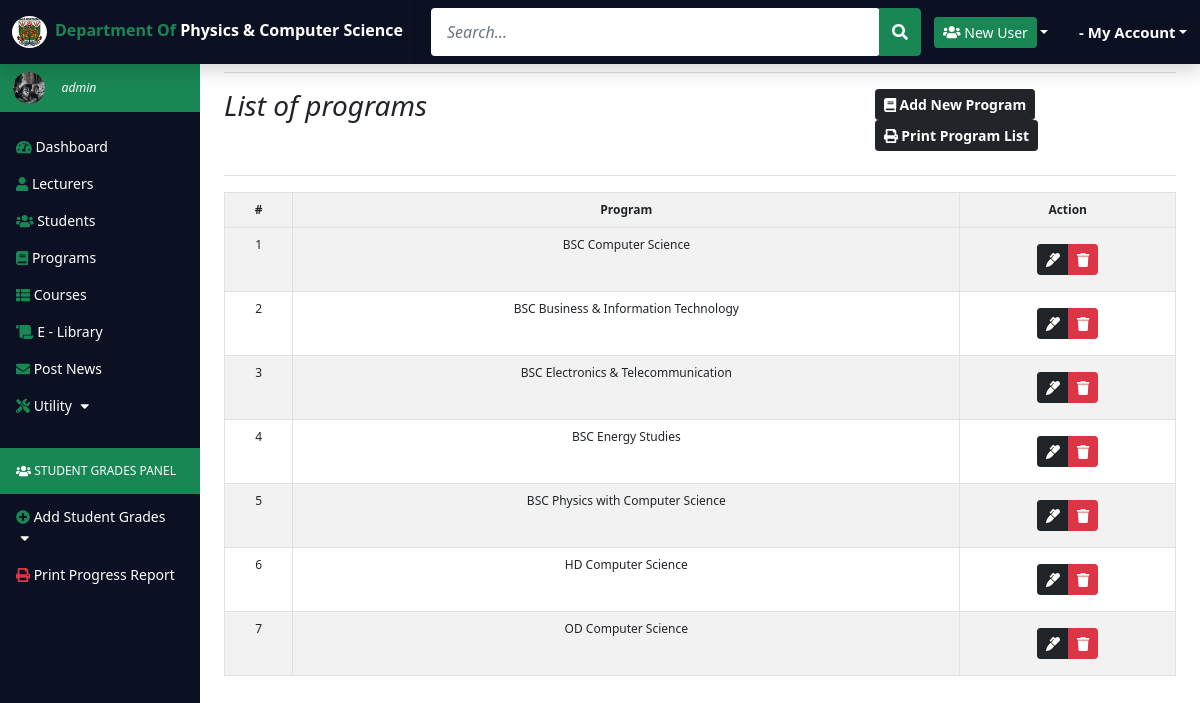
/admin/admin-add-program.php, run on the app's committed database.
### tables this page shows
CREATE TABLE IF NOT EXISTS `tblprograms` (
  `prog_ID` int(11) NOT NULL AUTO_INCREMENT,
  `program_Name` varchar(50) DEFAULT NULL,
  PRIMARY KEY (`prog_ID`)
);

### admin/admin-add-program.php (the view, shortened to what this page needs)
<?php
      require 'admin-dashboard-header.php';
      include 'admin-dashboard-sidebar.php';
?>
    <main class="col-md-9 ms-sm-auto col-lg-10 px-md-4 mt-5">
      <div class="row">
    <div class="col-md-8">
    <h3 class="page-header fst-italic">List of programs </h3>
</div>
<div class="col-md-4">
   <button class="btn btn-dark btn-sm fw-bold" data-bs-toggle="modal" data-bs-target="#Modal1"><i class="fas fa-book"></i> Add New Program</button>
   <button class="btn btn-dark btn-sm fw-bold" data-bs-toggle="modal" data-bs-target="#Modal1"><i class="fas fa-print"></i> Print Program List</button>
</div>
</div>
<div class="d-flex  flex-wrap flex-md-nowrap align-items-center pt-3 pb-2 mb-3 border-bottom">
      </div>
<div class="row">
<div class="col-md-12">
<table class="table table-striped table-bordered table-hover table-responsive" style="font-size:12px" cellspacing="0">
<tr class="text-center">
            <th scope="col">#</th>
            <th scope="col">Program</th>
            <th scope="col">Action</th>
          </tr>
          <tbody class="text-center">
          <tr>
  <?php
  include '../includes/connection.php';
      $sql = "SELECT * FROM `tblprograms`";
      $result = mysqli_query($conn, $sql);
          if(!empty($result) && mysqli_num_rows($result) > 0) {
        while ($row = mysqli_fetch_assoc($result)){ ?>
            <td><?php echo $row['prog_ID'];?></td>
            <td><?php echo $row['program_Name'];?></td>
            <td>
            <div class="btn-group py-2">
<a class="text-white mr-2 text-decoration-none btn btn-dark btn-sm editbtn" data-bs-toggle="modal" data-bs-target="#Modal2" title="Edit"><i class="fas fa-marker"></i></a>
  <a href="admin-add-student.php?del=<?php echo $row['prog_ID'];?>" class="text-white mr-2 text-decoration-none btn btn-danger btn-sm" onclick="return confirm('Do you want to remove this student?')";
    title="Delete"><i class="fas fa-trash"></i></a>
</div>
</td>
          </tr>
     <?php }
        }
        ?>
</table>
</div>
</div>
</main>
<?php require 'admin-dashboard-footer.php';?>

### assets/css/dashboard.css (style rules this page uses)
:root { --bs-blue: #0d6efd; --bs-indigo: #6610f2; --bs-purple: #6f42c1; --bs-pink: #d63384; --bs-red: #dc3545; --bs-orange: #fd7e14; --bs-yellow: #ffc107; --bs-green: #198754; --bs-teal: #20c997; --bs-cyan: #0dcaf0; --bs-white: #fff; --bs-gray: #6c757d; --bs-gray-dark: #343a40; --bs-primary: #0d6efd; --bs-secondary: #6c757d; --bs-success: #198754; --bs-info: #0dcaf0; --bs-warning: #ffc107; --bs-danger: #dc3545; --bs-light: #f8f9fa; --bs-dark: #212529; --dark: #0c1023; --bs-font-sans-serif: system-ui,-apple-system,"Segoe UI",Roboto,"Helvetica Neue",Arial,"Noto Sans","Liberation Sans",sans-serif,"Apple Color Emoji","Segoe UI Emoji","Segoe UI Symbol","Noto Color Emoji"; --bs-font-monospace: SFMono-Regular,Menlo,Monaco,Consolas,"Liberation Mono","Courier New",monospace; --bs-gradient: linear-gradient(180deg, rgba(255, 255, 255, 0.15), rgba(255, 255, 255, 0)); }
body { font-size: .875rem; }
.text-center { text-align: center !important; }

### data on the page
tblprograms: prog_ID "1", program_Name "BSC Computer Science"
tblprograms: prog_ID "2", program_Name "BSC Business & Information Technology"
tblprograms: prog_ID "3", program_Name "BSC Electronics & Telecommunication"
tblprograms: prog_ID "4", program_Name "BSC Energy Studies"
tblprograms: prog_ID "5", program_Name "BSC Physics with Computer Science"
tblprograms: prog_ID "6", program_Name "HD Computer Science"
tblprograms: prog_ID "7", program_Name "OD Computer Science"
